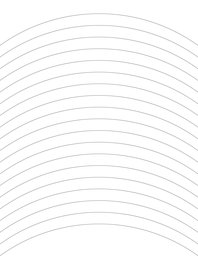
#> input picture samples/curved_lines_blank.png, 198 x 256 px, shrunk from 2550 x 3300 before the run
$ python rectifier.py ../../../samples/curved_lines_blank.png   (older library calls are emulated)
#> lines starting #> are read from the running program, lines starting #| are printed output that depends on the picture
### rectifier/morph.py
#! /usr/bin/env python


import scipy.ndimage
from math import sqrt


class Transformer:

    def __init__(self, original_file_path):

        # Load up the image
#> called with original_file_path = '../../../samples/curved_lines_blank.png'
        self.original_image = scipy.ndimage.imread(original_file_path)
#> self.original_image is the input picture: shape (256, 198, 3); min 205, max 255, mean 250.9

        # Set up measurments
        self.original_width_pixels = self.original_image.shape[1]
#> self.original_width_pixels = 198
        self.circle_radius_inches = 7.213
        self.pixels_per_inch = 300
        self.circle_radius_pixels = 7.213 * self.pixels_per_inch

        self.max_vertical_offset = (-1 * (sqrt(self.circle_radius_pixels ** 2 - (0 - (self.original_width_pixels / 2)) ** 2) - self.circle_radius_pixels))
#> self.max_vertical_offset = 2.27

        self.output_shape_list = list(self.original_image.shape)
#> self.output_shape_list = [256, 198, 3]
        self.output_shape_list[0] = int(round(self.original_image.shape[0] + self.max_vertical_offset))
        self.output_shape = tuple(self.output_shape_list)
#> self.output_shape = (258, 198, 3)


    def run(self):
        return scipy.ndimage.interpolation.geometric_transform(input=self.original_image, mapping=self.mapping, output_shape=self.output_shape, mode="constant", cval=255)
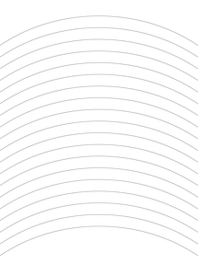
#> returned value: shape (258, 198, 3); min 205, max 255, mean 250.7


    def mapping(self, output_coords):

        input_coords = (output_coords[0] + (-1 * (sqrt(self.circle_radius_pixels ** 2 - (output_coords[1] - (self.original_width_pixels / 2)) ** 2) - self.circle_radius_pixels + self.max_vertical_offset)), output_coords[1])

        # For color images, there are extra dimensions; we don't need to shift the colors, so give 'em back what they gave us.
        if len(output_coords) == 3:
            input_coords = input_coords + (output_coords[2],)
        elif len(output_coords) == 4:
            input_coords = input_coords + (output_coords[3],)

        return(input_coords)


### build/lib/rectifier/utils.py
#!/usr/bin/env python

import os.path


def generate_output_file_path(original_file_path, overwrite, output_format):

    dot_index = original_file_path.rfind('.')
    output_file_path = original_file_path[0:dot_index] + '_output' + output_format

    if not os.path.isfile(output_file_path) or overwrite == True:
        return output_file_path
    else:
        output_file_path = find_earliest_output_path(output_file_path)
        return output_file_path


# [20 lines left out: function find_earliest_output_path, not called in this run]


### build/lib/rectifier/rectifier.py
#! /usr/bin/env python

import sys
import os.path
import argparse
from morph import Transformer
import utils
import matplotlib.pyplot as plt
import scipy


if __name__ == "__main__":

    # Get arguments
    parser = argparse.ArgumentParser()
    parser.add_argument("input", help="the document (8.5 by 11 in page, 7.213 in radius circles, 300 dpi) to be rectified, as one of the following image formats: BMP, EPS, GIF, IM, JPEG, JPEG 2000, MSP, PCX, PNG, PPM, SPIDER, TIFF, WebP, XBM, XV Thumbnails, DCX, or FPX")
    parser.add_argument("--output", help="Set output path/filename. When not set, output is same as input, with '_output' appended before the extension. If --overwrite is not set and the file already exists, '_n' will be appended, where n is the lowest positive integer such that the resulting filename does not yet exist. Note that format/extension is set separately, with '-e'")
    parser.add_argument("--overwrite", help="overwrite any previous output files with the same name", action="store_true")
    parser.add_argument("-e", "--extension", help="set the output extension (including the period) of one of the following formats: BMP, EPS, GIF, IM, JPEG, JPEG 2000, MSP, PCX, PNG, PPM, SPIDER, TIFF, WebP, XBM, XV Thumbnails, DCX, FPX, or PDF. The default output format is the same as the input format") # Setting the extension/format separately allows one to change the format but keep the default (input based) output name

    # Parse arguments
    args = parser.parse_args()
    original_file_path_argument = args.input
    output_file_path_argument = args.output
    overwrite_argument = args.overwrite
    extension_argument = args.extension

    if extension_argument:
        output_format = extension_argument

        if output_format[0] != '.':
            sys.stderr.write("Error: output format must be specified as an extension, not a format name (and the first character must be a period).")
            print("")
            sys.exit(1)

    else:
        x, output_format = os.path.splitext(original_file_path_argument) # If the argument wasn't set, the default is the same as the origonal


    # Do the transform
    print('Running...')
    transformer = Transformer(original_file_path_argument)
    transformed = transformer.run()
    print('Done!')


    # Output the final png
    if not output_file_path_argument:
        output_file_path_final = utils.generate_output_file_path(original_file_path_argument, overwrite_argument, output_format)
    elif os.path.exists(output_file_path_argument) and not overwrite_argument:
        output_file_path_final = utils.find_earliest_output_path(output_file_path_argument)
    else:
        output_file_path_final = output_file_path_argument

    scipy.misc.imsave(output_file_path_final, transformed)
    print("Saved to: " + output_file_path_final)


    # Display the png
    transformed_render = plt.imshow(transformed)
    plt.gray()
    plt.show(transformed_render)
